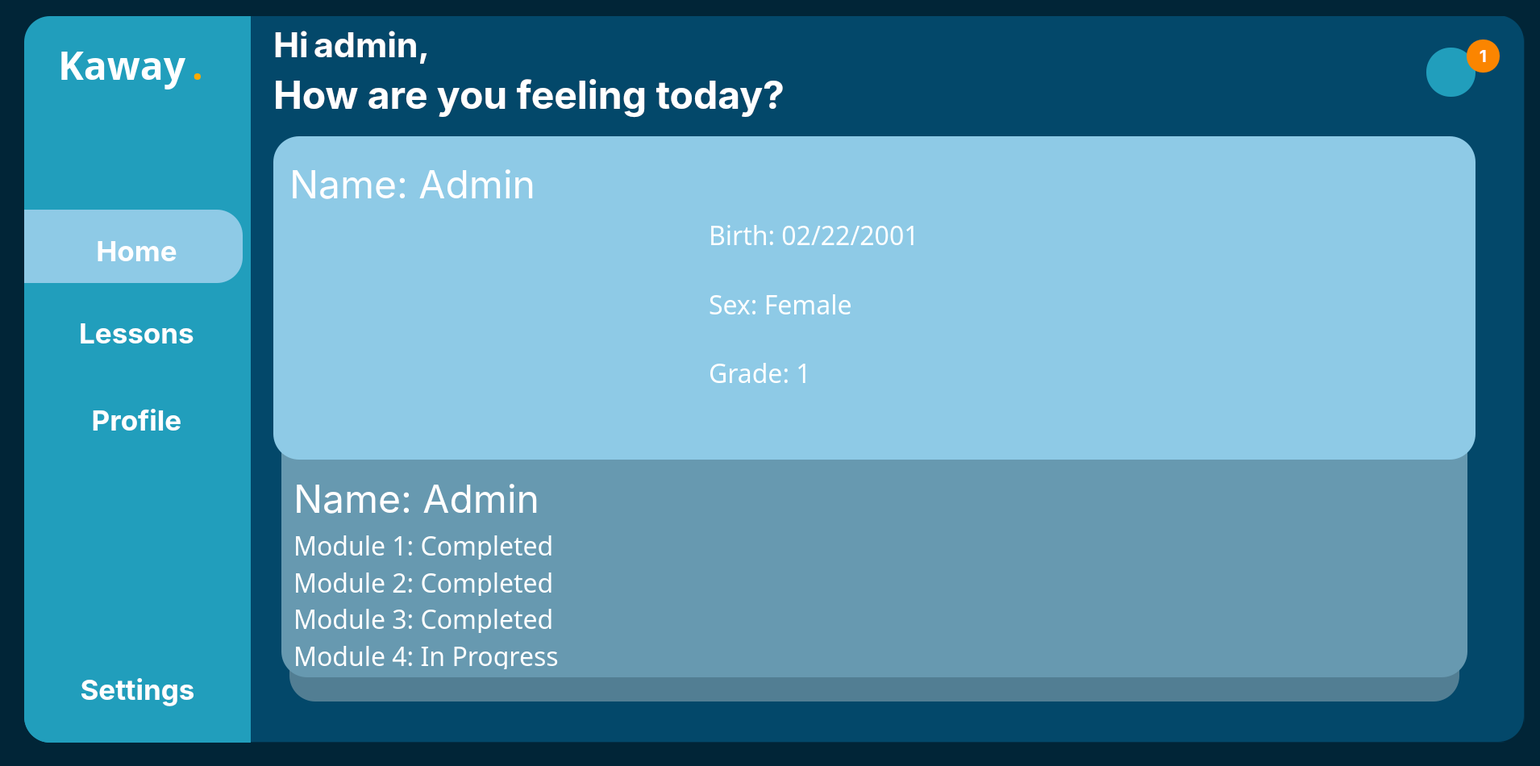
<?xml version="1.0" encoding="UTF-8"?>
<ui version="4.0">
 <class>MainWindow</class>
 <widget class="QMainWindow" name="MainWindow">
  <property name="geometry">
   <rect>
    <x>0</x>
    <y>0</y>
    <width>1910</width>
    <height>950</height>
   </rect>
  </property>
  <property name="windowTitle">
   <string>MainWindow</string>
  </property>
  <property name="styleSheet">
   <string notr="true">
background-color: rgb(1, 37, 55);</string>
  </property>
  <widget class="QWidget" name="centralwidget">
   <widget class="QWidget" name="MainBar" native="true">
    <property name="geometry">
     <rect>
      <x>30</x>
      <y>20</y>
      <width>1861</width>
      <height>901</height>
     </rect>
    </property>
    <property name="styleSheet">
     <string notr="true"/>
    </property>
    <widget class="QWidget" name="SideTab" native="true">
     <property name="geometry">
      <rect>
       <x>0</x>
       <y>0</y>
       <width>281</width>
       <height>961</height>
      </rect>
     </property>
     <widget class="QFrame" name="SideTabFrame">
      <property name="geometry">
       <rect>
        <x>0</x>
        <y>0</y>
        <width>291</width>
        <height>901</height>
       </rect>
      </property>
      <property name="styleSheet">
       <string notr="true">background-color: rgb(33, 158, 188);
border-top-left-radius: 32px;
border-bottom-left-radius: 32px;</string>
      </property>
      <property name="frameShape">
       <enum>QFrame::StyledPanel</enum>
      </property>
      <property name="frameShadow">
       <enum>QFrame::Raised</enum>
      </property>
      <widget class="QPushButton" name="Lessons">
       <property name="geometry">
        <rect>
         <x>0</x>
         <y>372</y>
         <width>279</width>
         <height>42</height>
        </rect>
       </property>
       <property name="font">
        <font>
         <family>Inter</family>
         <pointsize>26</pointsize>
         <bold>true</bold>
        </font>
       </property>
       <property name="styleSheet">
        <string notr="true">color:rgb(255, 255, 255);
background-color: rgba(255, 255, 255, 0);</string>
       </property>
       <property name="text">
        <string>Lessons</string>
       </property>
       <property name="icon">
        <iconset>
         <normaloff>../linear/note-2.svg</normaloff>../linear/note-2.svg</iconset>
       </property>
       <property name="iconSize">
        <size>
         <width>40</width>
         <height>40</height>
        </size>
       </property>
      </widget>
      <widget class="QFrame" name="frame">
       <property name="geometry">
        <rect>
         <x>0</x>
         <y>240</y>
         <width>271</width>
         <height>91</height>
        </rect>
       </property>
       <property name="styleSheet">
        <string notr="true">background-color: rgb(142, 202, 230);
border-top-left-radius: 0px;
border-bottom-left-radius: 0px;
border-top-right-radius: 32px;
border-bottom-right-radius: 32px;</string>
       </property>
       <property name="frameShape">
        <enum>QFrame::StyledPanel</enum>
       </property>
       <property name="frameShadow">
        <enum>QFrame::Raised</enum>
       </property>
      </widget>
      <widget class="QWidget" name="verticalLayoutWidget">
       <property name="geometry">
        <rect>
         <x>0</x>
         <y>770</y>
         <width>281</width>
         <height>131</height>
        </rect>
       </property>
       <layout class="QVBoxLayout" name="verticalLayout">
        <item>
         <widget class="QPushButton" name="Settings">
          <property name="font">
           <font>
            <family>Inter</family>
            <pointsize>26</pointsize>
            <bold>true</bold>
           </font>
          </property>
          <property name="styleSheet">
           <string notr="true">color:rgb(255, 255, 255)</string>
          </property>
          <property name="text">
           <string>Settings</string>
          </property>
          <property name="icon">
           <iconset>
            <normaloff>../linear/setting-3.svg</normaloff>../linear/setting-3.svg</iconset>
          </property>
          <property name="iconSize">
           <size>
            <width>35</width>
            <height>35</height>
           </size>
          </property>
         </widget>
        </item>
       </layout>
      </widget>
      <widget class="QWidget" name="horizontalLayoutWidget">
       <property name="geometry">
        <rect>
         <x>42</x>
         <y>20</y>
         <width>241</width>
         <height>80</height>
        </rect>
       </property>
       <layout class="QHBoxLayout" name="horizontalLayout">
        <item>
         <widget class="QLabel" name="Kaway">
          <property name="font">
           <font>
            <family>Poppins</family>
            <pointsize>36</pointsize>
            <bold>true</bold>
           </font>
          </property>
          <property name="styleSheet">
           <string notr="true">color:rgb(255, 255, 255)</string>
          </property>
          <property name="text">
           <string>Kaway</string>
          </property>
         </widget>
        </item>
        <item>
         <widget class="QLabel" name="Dot">
          <property name="font">
           <font>
            <family>Poppins</family>
            <pointsize>36</pointsize>
            <bold>true</bold>
           </font>
          </property>
          <property name="styleSheet">
           <string notr="true">color: rgb(255, 170, 0);</string>
          </property>
          <property name="text">
           <string>.</string>
          </property>
         </widget>
        </item>
       </layout>
      </widget>
      <widget class="QPushButton" name="Profile">
       <property name="geometry">
        <rect>
         <x>0</x>
         <y>480</y>
         <width>279</width>
         <height>42</height>
        </rect>
       </property>
       <property name="font">
        <font>
         <family>Inter</family>
         <pointsize>26</pointsize>
         <bold>true</bold>
        </font>
       </property>
       <property name="styleSheet">
        <string notr="true">color:rgb(255, 255, 255)</string>
       </property>
       <property name="text">
        <string>Profile</string>
       </property>
       <property name="icon">
        <iconset>
         <normaloff>../linear/user-square.svg</normaloff>../linear/user-square.svg</iconset>
       </property>
       <property name="iconSize">
        <size>
         <width>35</width>
         <height>35</height>
        </size>
       </property>
      </widget>
      <widget class="QPushButton" name="Home">
       <property name="geometry">
        <rect>
         <x>0</x>
         <y>270</y>
         <width>279</width>
         <height>42</height>
        </rect>
       </property>
       <property name="font">
        <font>
         <family>Inter</family>
         <pointsize>26</pointsize>
         <bold>true</bold>
        </font>
       </property>
       <property name="layoutDirection">
        <enum>Qt::LeftToRight</enum>
       </property>
       <property name="autoFillBackground">
        <bool>false</bool>
       </property>
       <property name="styleSheet">
        <string notr="true">color:rgb(255, 255, 255);
background-color: rgba(255, 255, 255, 0)</string>
       </property>
       <property name="text">
        <string>Home</string>
       </property>
       <property name="icon">
        <iconset>
         <normaloff>../linear/element-3.png</normaloff>../linear/element-3.png</iconset>
       </property>
       <property name="iconSize">
        <size>
         <width>30</width>
         <height>30</height>
        </size>
       </property>
      </widget>
      <zorder>frame</zorder>
      <zorder>Lessons</zorder>
      <zorder>verticalLayoutWidget</zorder>
      <zorder>horizontalLayoutWidget</zorder>
      <zorder>Profile</zorder>
      <zorder>Home</zorder>
     </widget>
    </widget>
    <widget class="QWidget" name="RightContainer" native="true">
     <property name="geometry">
      <rect>
       <x>279</x>
       <y>-1</y>
       <width>1581</width>
       <height>901</height>
      </rect>
     </property>
     <widget class="QFrame" name="mainframe">
      <property name="geometry">
       <rect>
        <x>0</x>
        <y>0</y>
        <width>1581</width>
        <height>901</height>
       </rect>
      </property>
      <property name="styleSheet">
       <string notr="true">background-color: rgb(3, 72, 106);
border-top-right-radius: 32px;
border-bottom-right-radius: 32px;</string>
      </property>
      <property name="frameShape">
       <enum>QFrame::StyledPanel</enum>
      </property>
      <property name="frameShadow">
       <enum>QFrame::Raised</enum>
      </property>
      <widget class="QPushButton" name="NotifButton">
       <property name="geometry">
        <rect>
         <x>1460</x>
         <y>40</y>
         <width>61</width>
         <height>61</height>
        </rect>
       </property>
       <property name="styleSheet">
        <string notr="true">QPushButton {
	background-color: rgb(33, 158, 188);
    border-radius: 30px;
    }
</string>
       </property>
       <property name="text">
        <string/>
       </property>
       <property name="icon">
        <iconset>
         <normaloff>../linear/notification-bing.svg</normaloff>../linear/notification-bing.svg</iconset>
       </property>
       <property name="iconSize">
        <size>
         <width>40</width>
         <height>40</height>
        </size>
       </property>
      </widget>
      <widget class="QLabel" name="NotifNum">
       <property name="geometry">
        <rect>
         <x>1510</x>
         <y>30</y>
         <width>41</width>
         <height>41</height>
        </rect>
       </property>
       <property name="font">
        <font>
         <family>Inter</family>
         <pointsize>16</pointsize>
         <bold>true</bold>
        </font>
       </property>
       <property name="styleSheet">
        <string notr="true">color: rgb(255, 255, 255);
background-color: rgb(251, 133, 0);
    border-radius: 20px;
  </string>
       </property>
       <property name="text">
        <string>1</string>
       </property>
       <property name="alignment">
        <set>Qt::AlignCenter</set>
       </property>
      </widget>
      <widget class="QFrame" name="MidFrame_3">
       <property name="geometry">
        <rect>
         <x>40</x>
         <y>250</y>
         <width>1471</width>
         <height>571</height>
        </rect>
       </property>
       <property name="styleSheet">
        <string notr="true">background-color: rgb(103, 153, 176);
border-radius: 32px</string>
       </property>
       <property name="frameShape">
        <enum>QFrame::StyledPanel</enum>
       </property>
       <property name="frameShadow">
        <enum>QFrame::Raised</enum>
       </property>
       <widget class="QWidget" name="verticalLayoutWidget_4">
        <property name="geometry">
         <rect>
          <x>15</x>
          <y>320</y>
          <width>1011</width>
          <height>241</height>
         </rect>
        </property>
        <layout class="QVBoxLayout" name="verticalLayout_4">
         <item>
          <widget class="QPushButton" name="pushButton_2">
           <property name="font">
            <font>
             <family>Inter</family>
             <pointsize>36</pointsize>
            </font>
           </property>
           <property name="styleSheet">
            <string notr="true">color: rgb(255, 255, 255);
text-align:left;</string>
           </property>
           <property name="text">
            <string>Name: Admin</string>
           </property>
          </widget>
         </item>
         <item>
          <layout class="QVBoxLayout" name="verticalLayout_5">
           <item>
            <widget class="QLabel" name="AnswerText_8">
             <property name="font">
              <font>
               <family>HoloLens MDL2 Assets</family>
               <pointsize>24</pointsize>
               <bold>false</bold>
              </font>
             </property>
             <property name="styleSheet">
              <string notr="true">color: rgb(255, 255, 255);</string>
             </property>
             <property name="text">
              <string>Module 1: Completed</string>
             </property>
             <property name="alignment">
              <set>Qt::AlignLeading|Qt::AlignLeft|Qt::AlignTop</set>
             </property>
             <property name="wordWrap">
              <bool>true</bool>
             </property>
            </widget>
           </item>
           <item>
            <widget class="QLabel" name="AnswerText_9">
             <property name="font">
              <font>
               <family>HoloLens MDL2 Assets</family>
               <pointsize>24</pointsize>
               <bold>false</bold>
              </font>
             </property>
             <property name="styleSheet">
              <string notr="true">color: rgb(255, 255, 255);</string>
             </property>
             <property name="text">
              <string>Module 2: Completed</string>
             </property>
             <property name="alignment">
              <set>Qt::AlignLeading|Qt::AlignLeft|Qt::AlignTop</set>
             </property>
             <property name="wordWrap">
              <bool>true</bool>
             </property>
            </widget>
           </item>
           <item>
            <widget class="QLabel" name="AnswerText_10">
             <property name="font">
              <font>
               <family>HoloLens MDL2 Assets</family>
               <pointsize>24</pointsize>
               <bold>false</bold>
              </font>
             </property>
             <property name="styleSheet">
              <string notr="true">color: rgb(255, 255, 255);</string>
             </property>
             <property name="text">
              <string>Module 3: Completed</string>
             </property>
             <property name="alignment">
              <set>Qt::AlignLeading|Qt::AlignLeft|Qt::AlignTop</set>
             </property>
             <property name="wordWrap">
              <bool>true</bool>
             </property>
            </widget>
           </item>
           <item>
            <widget class="QLabel" name="AnswerText_11">
             <property name="font">
              <font>
               <family>HoloLens MDL2 Assets</family>
               <pointsize>24</pointsize>
               <bold>false</bold>
              </font>
             </property>
             <property name="styleSheet">
              <string notr="true">color: rgb(255, 255, 255);</string>
             </property>
             <property name="text">
              <string>Module 4: In Progress</string>
             </property>
             <property name="alignment">
              <set>Qt::AlignLeading|Qt::AlignLeft|Qt::AlignTop</set>
             </property>
             <property name="wordWrap">
              <bool>true</bool>
             </property>
            </widget>
           </item>
          </layout>
         </item>
        </layout>
       </widget>
      </widget>
      <widget class="QFrame" name="UpperFrame_3">
       <property name="geometry">
        <rect>
         <x>30</x>
         <y>150</y>
         <width>1491</width>
         <height>401</height>
        </rect>
       </property>
       <property name="styleSheet">
        <string notr="true">background-color: rgb(142, 202, 230);
border-radius: 32px
</string>
       </property>
       <property name="frameShape">
        <enum>QFrame::StyledPanel</enum>
       </property>
       <property name="frameShadow">
        <enum>QFrame::Raised</enum>
       </property>
       <widget class="QWidget" name="verticalLayoutWidget_2">
        <property name="geometry">
         <rect>
          <x>20</x>
          <y>30</y>
          <width>471</width>
          <height>361</height>
         </rect>
        </property>
        <layout class="QVBoxLayout" name="verticalLayout_2">
         <item>
          <widget class="QPushButton" name="pushButton">
           <property name="font">
            <font>
             <family>Inter</family>
             <pointsize>36</pointsize>
            </font>
           </property>
           <property name="styleSheet">
            <string notr="true">color: rgb(255, 255, 255);
text-align:left;</string>
           </property>
           <property name="text">
            <string>Name: Admin</string>
           </property>
          </widget>
         </item>
         <item>
          <widget class="QLabel" name="GIF">
           <property name="styleSheet">
            <string notr="true"/>
           </property>
           <property name="text">
            <string/>
           </property>
           <property name="pixmap">
            <pixmap>../linear/check.png</pixmap>
           </property>
           <property name="scaledContents">
            <bool>true</bool>
           </property>
          </widget>
         </item>
        </layout>
       </widget>
       <widget class="QWidget" name="verticalLayoutWidget_3">
        <property name="geometry">
         <rect>
          <x>540</x>
          <y>100</y>
          <width>531</width>
          <height>251</height>
         </rect>
        </property>
        <layout class="QVBoxLayout" name="verticalLayout_3">
         <item>
          <widget class="QLabel" name="AnswerText_5">
           <property name="font">
            <font>
             <family>HoloLens MDL2 Assets</family>
             <pointsize>24</pointsize>
             <bold>false</bold>
            </font>
           </property>
           <property name="styleSheet">
            <string notr="true">color: rgb(255, 255, 255);</string>
           </property>
           <property name="text">
            <string>Birth: 02/22/2001</string>
           </property>
           <property name="alignment">
            <set>Qt::AlignLeading|Qt::AlignLeft|Qt::AlignTop</set>
           </property>
           <property name="wordWrap">
            <bool>true</bool>
           </property>
          </widget>
         </item>
         <item>
          <widget class="QLabel" name="AnswerText_6">
           <property name="font">
            <font>
             <family>HoloLens MDL2 Assets</family>
             <pointsize>24</pointsize>
             <bold>false</bold>
            </font>
           </property>
           <property name="styleSheet">
            <string notr="true">color: rgb(255, 255, 255);</string>
           </property>
           <property name="text">
            <string>Sex: Female</string>
           </property>
           <property name="alignment">
            <set>Qt::AlignLeading|Qt::AlignLeft|Qt::AlignTop</set>
           </property>
           <property name="wordWrap">
            <bool>true</bool>
           </property>
          </widget>
         </item>
         <item>
          <widget class="QLabel" name="AnswerText_7">
           <property name="font">
            <font>
             <family>HoloLens MDL2 Assets</family>
             <pointsize>24</pointsize>
             <bold>false</bold>
            </font>
           </property>
           <property name="styleSheet">
            <string notr="true">color: rgb(255, 255, 255);</string>
           </property>
           <property name="text">
            <string>Grade: 1</string>
           </property>
           <property name="alignment">
            <set>Qt::AlignLeading|Qt::AlignLeft|Qt::AlignTop</set>
           </property>
           <property name="wordWrap">
            <bool>true</bool>
           </property>
          </widget>
         </item>
        </layout>
       </widget>
      </widget>
      <widget class="QFrame" name="LowerFrame_3">
       <property name="geometry">
        <rect>
         <x>50</x>
         <y>360</y>
         <width>1451</width>
         <height>491</height>
        </rect>
       </property>
       <property name="styleSheet">
        <string notr="true">background-color: rgb(82, 126, 147);
border-radius: 32px</string>
       </property>
       <property name="frameShape">
        <enum>QFrame::StyledPanel</enum>
       </property>
       <property name="frameShadow">
        <enum>QFrame::Raised</enum>
       </property>
      </widget>
      <widget class="QWidget" name="gridLayoutWidget">
       <property name="geometry">
        <rect>
         <x>30</x>
         <y>10</y>
         <width>675</width>
         <height>118</height>
        </rect>
       </property>
       <layout class="QGridLayout" name="gridLayout">
        <item row="1" column="0">
         <widget class="QLabel" name="subtopic">
          <property name="font">
           <font>
            <family>Inter</family>
            <pointsize>36</pointsize>
            <bold>true</bold>
           </font>
          </property>
          <property name="styleSheet">
           <string notr="true">color: rgb(255, 255, 255);</string>
          </property>
          <property name="text">
           <string>How are you feeling today?</string>
          </property>
         </widget>
        </item>
        <item row="0" column="0">
         <layout class="QHBoxLayout" name="horizontalLayout_2">
          <item>
           <widget class="QLabel" name="Hi">
            <property name="font">
             <font>
              <family>Inter</family>
              <pointsize>32</pointsize>
              <bold>true</bold>
             </font>
            </property>
            <property name="styleSheet">
             <string notr="true">color: rgb(255, 255, 255);</string>
            </property>
            <property name="text">
             <string>Hi</string>
            </property>
           </widget>
          </item>
          <item>
           <widget class="QLabel" name="User">
            <property name="font">
             <font>
              <family>Inter</family>
              <pointsize>32</pointsize>
              <bold>true</bold>
             </font>
            </property>
            <property name="styleSheet">
             <string notr="true">color: rgb(255, 255, 255);</string>
            </property>
            <property name="text">
             <string>admin,</string>
            </property>
           </widget>
          </item>
          <item>
           <spacer name="horizontalSpacer">
            <property name="orientation">
             <enum>Qt::Horizontal</enum>
            </property>
            <property name="sizeHint" stdset="0">
             <size>
              <width>40</width>
              <height>20</height>
             </size>
            </property>
           </spacer>
          </item>
         </layout>
        </item>
       </layout>
      </widget>
      <zorder>NotifButton</zorder>
      <zorder>NotifNum</zorder>
      <zorder>LowerFrame_3</zorder>
      <zorder>MidFrame_3</zorder>
      <zorder>UpperFrame_3</zorder>
      <zorder>gridLayoutWidget</zorder>
     </widget>
    </widget>
    <widget class="QFrame" name="MainFrame">
     <property name="geometry">
      <rect>
       <x>0</x>
       <y>0</y>
       <width>1861</width>
       <height>901</height>
      </rect>
     </property>
     <property name="styleSheet">
      <string notr="true">background-color: rgb(2, 48, 71);
border-radius: 32px
</string>
     </property>
     <property name="frameShape">
      <enum>QFrame::StyledPanel</enum>
     </property>
     <property name="frameShadow">
      <enum>QFrame::Raised</enum>
     </property>
    </widget>
    <zorder>MainFrame</zorder>
    <zorder>RightContainer</zorder>
    <zorder>SideTab</zorder>
   </widget>
  </widget>
  <widget class="QStatusBar" name="statusbar"/>
 </widget>
 <resources/>
 <connections/>
</ui>
